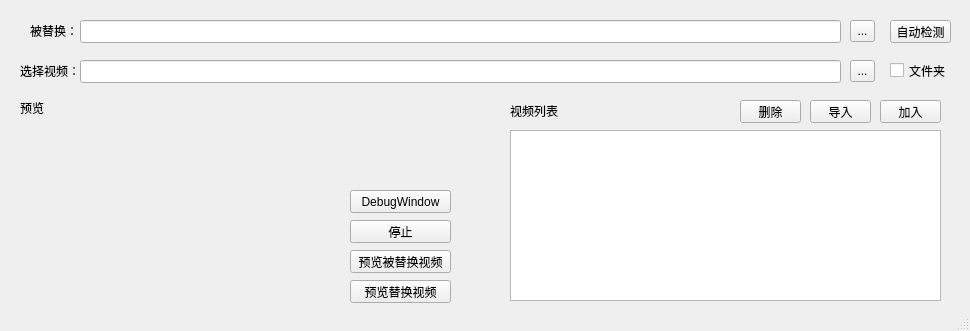
<?xml version="1.0" encoding="UTF-8"?>
<ui version="4.0">
 <class>ReplaceValorantBGVideoClass</class>
 <widget class="QMainWindow" name="ReplaceValorantBGVideoClass">
  <property name="geometry">
   <rect>
    <x>0</x>
    <y>0</y>
    <width>970</width>
    <height>331</height>
   </rect>
  </property>
  <property name="windowTitle">
   <string>ReplaceValorantBGVideo</string>
  </property>
  <property name="windowIcon">
   <iconset resource="ReplaceValorantBGVideo.qrc">
    <normaloff>:/ReplaceValorantBGVideo/Icon1.ico</normaloff>:/ReplaceValorantBGVideo/Icon1.ico</iconset>
  </property>
  <widget class="QWidget" name="centralWidget">
   <widget class="QLineEdit" name="input_gamedir">
    <property name="geometry">
     <rect>
      <x>80</x>
      <y>20</y>
      <width>761</width>
      <height>23</height>
     </rect>
    </property>
   </widget>
   <widget class="QLabel" name="label_replace">
    <property name="geometry">
     <rect>
      <x>30</x>
      <y>20</y>
      <width>51</width>
      <height>21</height>
     </rect>
    </property>
    <property name="text">
     <string>被替换：</string>
    </property>
   </widget>
   <widget class="QToolButton" name="select_gamedir">
    <property name="geometry">
     <rect>
      <x>850</x>
      <y>20</y>
      <width>25</width>
      <height>22</height>
     </rect>
    </property>
    <property name="text">
     <string>...</string>
    </property>
   </widget>
   <widget class="QLabel" name="label_selectVideo">
    <property name="geometry">
     <rect>
      <x>20</x>
      <y>60</y>
      <width>61</width>
      <height>21</height>
     </rect>
    </property>
    <property name="text">
     <string>选择视频：</string>
    </property>
   </widget>
   <widget class="QLineEdit" name="input_videodir">
    <property name="geometry">
     <rect>
      <x>80</x>
      <y>60</y>
      <width>761</width>
      <height>23</height>
     </rect>
    </property>
   </widget>
   <widget class="QToolButton" name="select_video">
    <property name="geometry">
     <rect>
      <x>850</x>
      <y>60</y>
      <width>25</width>
      <height>22</height>
     </rect>
    </property>
    <property name="text">
     <string>...</string>
    </property>
   </widget>
   <widget class="QLabel" name="label_preview">
    <property name="geometry">
     <rect>
      <x>20</x>
      <y>100</y>
      <width>53</width>
      <height>15</height>
     </rect>
    </property>
    <property name="text">
     <string>预览</string>
    </property>
   </widget>
   <widget class="QCheckBox" name="checkBox_Folder">
    <property name="enabled">
     <bool>true</bool>
    </property>
    <property name="geometry">
     <rect>
      <x>890</x>
      <y>60</y>
      <width>61</width>
      <height>21</height>
     </rect>
    </property>
    <property name="text">
     <string>文件夹</string>
    </property>
   </widget>
   <widget class="QPushButton" name="btn_AutoDetect">
    <property name="geometry">
     <rect>
      <x>890</x>
      <y>20</y>
      <width>61</width>
      <height>23</height>
     </rect>
    </property>
    <property name="text">
     <string>自动检测</string>
    </property>
   </widget>
   <widget class="QLabel" name="label_videoList">
    <property name="geometry">
     <rect>
      <x>510</x>
      <y>100</y>
      <width>51</width>
      <height>21</height>
     </rect>
    </property>
    <property name="text">
     <string>视频列表</string>
    </property>
   </widget>
   <widget class="QPushButton" name="VList_Add">
    <property name="geometry">
     <rect>
      <x>880</x>
      <y>100</y>
      <width>61</width>
      <height>23</height>
     </rect>
    </property>
    <property name="text">
     <string>加入</string>
    </property>
   </widget>
   <widget class="QWidget" name="VideoReview" native="true">
    <property name="geometry">
     <rect>
      <x>20</x>
      <y>120</y>
      <width>320</width>
      <height>180</height>
     </rect>
    </property>
    <property name="styleSheet">
     <string notr="true">border-color: rgb(17, 17, 17);</string>
    </property>
   </widget>
   <widget class="QPushButton" name="btn_Preview_1">
    <property name="geometry">
     <rect>
      <x>350</x>
      <y>280</y>
      <width>101</width>
      <height>23</height>
     </rect>
    </property>
    <property name="text">
     <string>预览替换视频</string>
    </property>
   </widget>
   <widget class="QPushButton" name="btn_Preview_0">
    <property name="geometry">
     <rect>
      <x>350</x>
      <y>250</y>
      <width>101</width>
      <height>23</height>
     </rect>
    </property>
    <property name="text">
     <string>预览被替换视频</string>
    </property>
   </widget>
   <widget class="QPushButton" name="VList_Del">
    <property name="geometry">
     <rect>
      <x>740</x>
      <y>100</y>
      <width>61</width>
      <height>23</height>
     </rect>
    </property>
    <property name="text">
     <string>删除</string>
    </property>
   </widget>
   <widget class="QListWidget" name="videoList">
    <property name="geometry">
     <rect>
      <x>510</x>
      <y>130</y>
      <width>431</width>
      <height>171</height>
     </rect>
    </property>
   </widget>
   <widget class="QPushButton" name="btn_stopPreview">
    <property name="geometry">
     <rect>
      <x>350</x>
      <y>220</y>
      <width>101</width>
      <height>23</height>
     </rect>
    </property>
    <property name="text">
     <string>停止</string>
    </property>
   </widget>
   <widget class="QPushButton" name="btn_import">
    <property name="geometry">
     <rect>
      <x>810</x>
      <y>100</y>
      <width>61</width>
      <height>23</height>
     </rect>
    </property>
    <property name="text">
     <string>导入</string>
    </property>
   </widget>
   <widget class="QPushButton" name="btn_showDW">
    <property name="geometry">
     <rect>
      <x>350</x>
      <y>190</y>
      <width>101</width>
      <height>23</height>
     </rect>
    </property>
    <property name="text">
     <string>DebugWindow</string>
    </property>
   </widget>
  </widget>
  <widget class="QStatusBar" name="statusBar"/>
 </widget>
 <layoutdefault spacing="6" margin="11"/>
 <resources>
  <include location="ReplaceValorantBGVideo.qrc"/>
 </resources>
 <connections/>
</ui>
